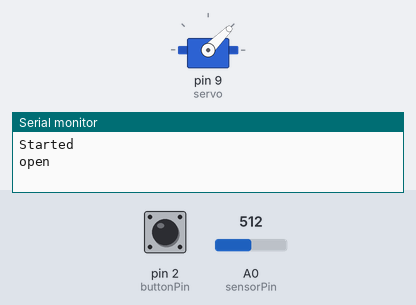
A sketch run on a simulated Arduino Uno, built with avr-gcc and run on an emulated ATmega328P. On the bench: servo, the last lines printed to the serial monitor. The test bench sets the inputs (shaded band); at power-on: pin 2 (buttonPin) HIGH, A0 (sensorPin) = 512.

Above: at 1.2 s.
1.3 s: pin 2 (buttonPin) pulled LOW for 0.15 s
At 2.5 s:
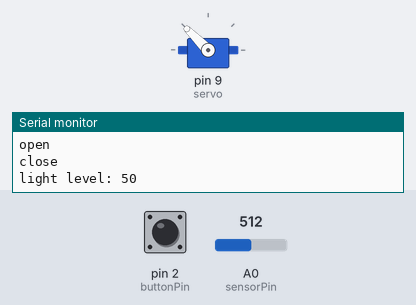
2.9 s: pin 2 (buttonPin) pulled LOW for 1 s
At 3.8 s:
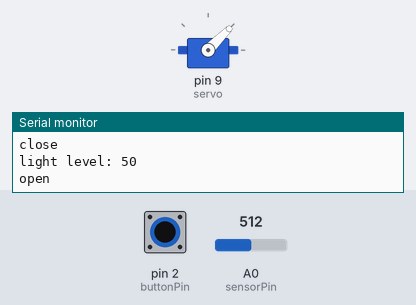
5.4 s: pin 2 (buttonPin) pulled LOW for 3.2 s
At 5.7 s:
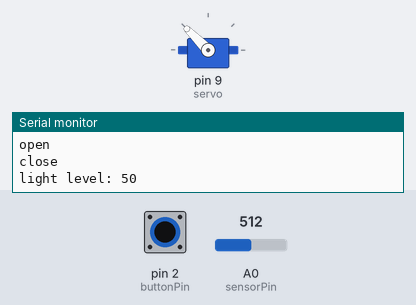
Timing chart, 0 to 8.4 s (numbered marks = the images above; inputs shaded):
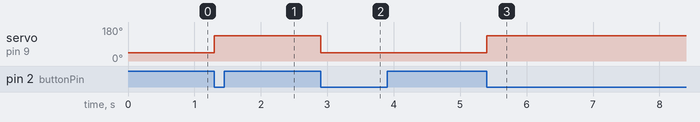

Measured:
- after the input at 1.3 s, servo on pin 9 (servo): 45° → 135° at once
- after the input at 2.9 s, servo on pin 9 (servo): 135° → 45° at once
- after the input at 5.4 s, servo on pin 9 (servo): 45° → 135° at once

The sketch:

cat_door.ino
```cpp
#include <Servo.h>

Servo servo;

const int sensorPin = 0;
const int buttonPin = 2;

long startTime;
const long interval = 300000; //5 min * 60 s/min * 1000 ms/s

int numIncreases;
const int requiredNumIncreases = 4;

int lightLevel;
int oldLightLevel;
const int requiredLightIncrease = 3;
const int requiredLightLevel = 35;

bool waitingPeriod;
const long waitingTime = 1800000;//30 min * 60 s/min * 1000 ms/s

bool buttonPressed;
bool isClosed;

void setup()
{
  Serial.begin(9600);
  Serial.println("Started");

  servo.attach(9);
  pinMode(buttonPin, INPUT);

  setState(false);

  updateButtonPressed();
}

void loop()
{
  bool oldButtonPressed = buttonPressed;
  updateButtonPressed();
  if (buttonPressed && !oldButtonPressed) //button just got pressed
  {
    setState(!isClosed);
  }
  else if (isClosed)
  {
    if (waitingPeriod)
    {
      if (millis() - startTime >= waitingTime)
      {
        Serial.println("waiting done");
        setState(false);
      }
    }
    else if (numIncreases >= requiredNumIncreases) //should only get to requiredNumIncreases
    {
      updateLightLevel();
      if (lightLevel >= requiredLightLevel)
      {
        resetStartTime();
        waitingPeriod = true;
        Serial.println("waiting");
      }
    }
    else
    {
      if (millis() - startTime >= interval)
      {
        oldLightLevel = lightLevel;
        updateLightLevel();
        if (lightLevel - oldLightLevel >= requiredLightIncrease)
        {
          numIncreases++;
          Serial.print("num increases: "); Serial.println(numIncreases);
        }
        resetStartTime();
      }
    }
  }
  delay(100);
}

void setState(bool newIsClosed)
{
  if(newIsClosed)
  {
    servo.write(135);
    Serial.println("close");

    waitingPeriod = false;
    numIncreases = 0;
    resetStartTime();
    updateLightLevel();
  }
  else
  {
    servo.write(45);
    Serial.println("open");
  }
  isClosed = newIsClosed;
}

void updateLightLevel()
{
  lightLevel = map(analogRead(sensorPin), 0, 1023, 100, 0);
  Serial.print("light level: "); Serial.println(lightLevel);
}

void updateButtonPressed()
{
  buttonPressed = !digitalRead(buttonPin);
}

void resetStartTime()
{
  startTime = millis();
}
```
